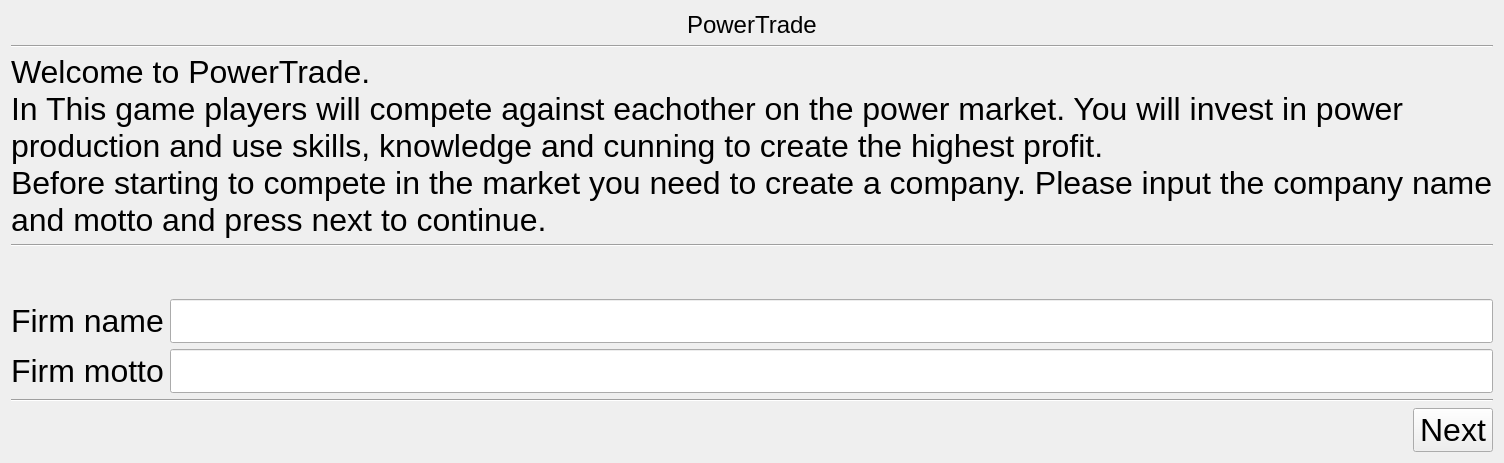
      <widget class="QWidget" name="page_create">
       <layout class="QVBoxLayout" name="verticalLayout_2">
        <item>
         <layout class="QVBoxLayout" name="verticalLayout_6">
          <item alignment="Qt::AlignHCenter|Qt::AlignTop">
           <widget class="QLabel" name="create_logo">
            <property name="sizePolicy">
             <sizepolicy hsizetype="Minimum" vsizetype="Minimum">
              <horstretch>0</horstretch>
              <verstretch>0</verstretch>
             </sizepolicy>
            </property>
            <property name="font">
             <font>
              <pointsize>18</pointsize>
             </font>
            </property>
            <property name="text">
             <string>PowerTrade</string>
            </property>
            <property name="textFormat">
             <enum>Qt::PlainText</enum>
            </property>
            <property name="scaledContents">
             <bool>true</bool>
            </property>
           </widget>
          </item>
          <item alignment="Qt::AlignTop">
           <widget class="Line" name="line">
            <property name="orientation">
             <enum>Qt::Horizontal</enum>
            </property>
           </widget>
          </item>
          <item alignment="Qt::AlignTop">
           <widget class="QLabel" name="create_introduction">
            <property name="font">
             <font>
              <pointsize>24</pointsize>
             </font>
            </property>
            <property name="text">
             <string>Welcome to PowerTrade.
In This game players will compete against eachother on the power market. You will invest in power production and use skills, knowledge and cunning to create the highest profit.
Before starting to compete in the market you need to create a company. Please input the company name and motto and press next to continue.</string>
            </property>
            <property name="wordWrap">
             <bool>true</bool>
            </property>
           </widget>
          </item>
          <item>
           <widget class="Line" name="line_2">
            <property name="orientation">
             <enum>Qt::Horizontal</enum>
            </property>
           </widget>
          </item>
          <item>
           <layout class="QFormLayout" name="formLayout">
            <item row="0" column="0">
             <spacer name="verticalSpacer">
              <property name="orientation">
               <enum>Qt::Vertical</enum>
              </property>
              <property name="sizeHint" stdset="0">
               <size>
                <width>20</width>
                <height>40</height>
               </size>
              </property>
             </spacer>
            </item>
            <item row="1" column="0">
             <widget class="QLabel" name="create_firmNameLabel">
              <property name="font">
               <font>
                <pointsize>24</pointsize>
               </font>
              </property>
              <property name="text">
               <string>Firm name</string>
              </property>
             </widget>
            </item>
            <item row="1" column="1">
             <widget class="QLineEdit" name="create_firmNameLineEdit">
              <property name="font">
               <font>
                <pointsize>24</pointsize>
               </font>
              </property>
              <property name="maxLength">
               <number>20</number>
              </property>
             </widget>
            </item>
            <item row="2" column="0">
             <widget class="QLabel" name="create_firmMottoLabel">
              <property name="sizePolicy">
               <sizepolicy hsizetype="Preferred" vsizetype="Expanding">
                <horstretch>0</horstretch>
                <verstretch>0</verstretch>
               </sizepolicy>
              </property>
              <property name="font">
               <font>
                <pointsize>24</pointsize>
               </font>
              </property>
              <property name="text">
               <string>Firm motto</string>
              </property>
             </widget>
            </item>
            <item row="2" column="1">
             <widget class="QLineEdit" name="create_firmMottoLineEdit">
              <property name="font">
               <font>
                <pointsize>24</pointsize>
               </font>
              </property>
              <property name="maxLength">
               <number>20</number>
              </property>
             </widget>
            </item>
           </layout>
          </item>
          <item>
           <widget class="Line" name="line_3">
            <property name="orientation">
             <enum>Qt::Horizontal</enum>
            </property>
           </widget>
          </item>
          <item>
           <layout class="QHBoxLayout" name="horizontalLayout_2">
            <item>
             <spacer name="horizontalSpacer">
              <property name="orientation">
               <enum>Qt::Horizontal</enum>
              </property>
              <property name="sizeHint" stdset="0">
               <size>
                <width>40</width>
                <height>20</height>
               </size>
              </property>
             </spacer>
            </item>
            <item>
             <widget class="QPushButton" name="create_next">
              <property name="font">
               <font>
                <pointsize>24</pointsize>
               </font>
              </property>
              <property name="text">
               <string>Next</string>
              </property>
              <property name="autoDefault">
               <bool>true</bool>
              </property>
             </widget>
            </item>
           </layout>
          </item>
         </layout>
        </item>
       </layout>
      </widget>
